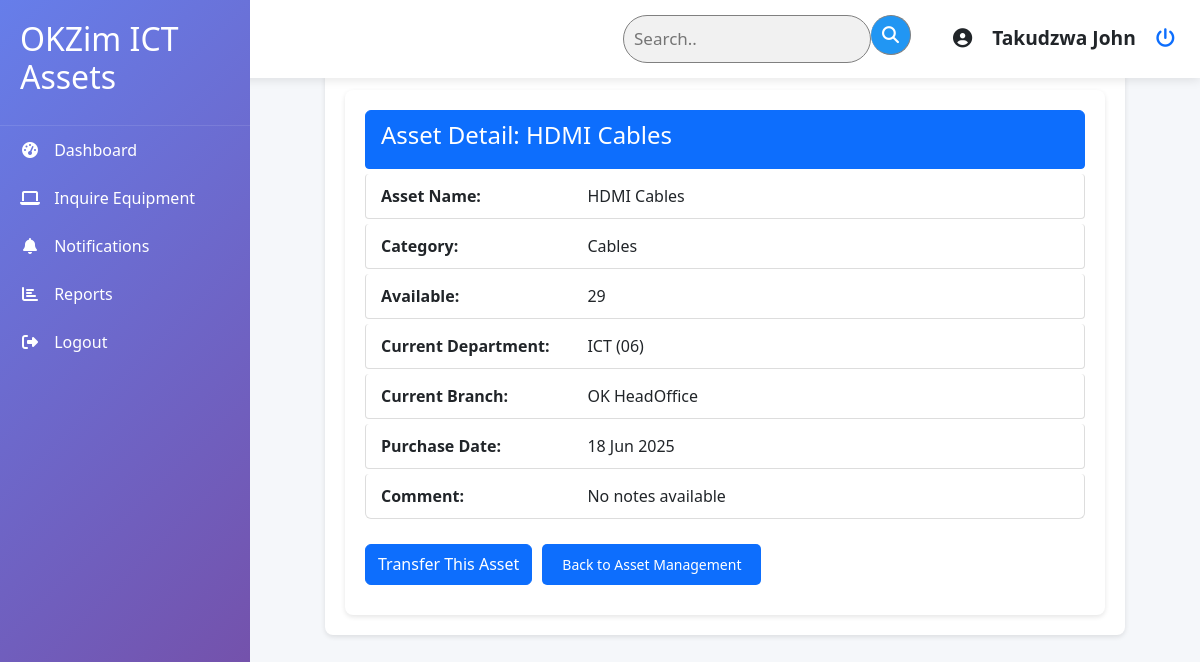
Before: /bulk_assets/1/ (signed in) with the older database file.
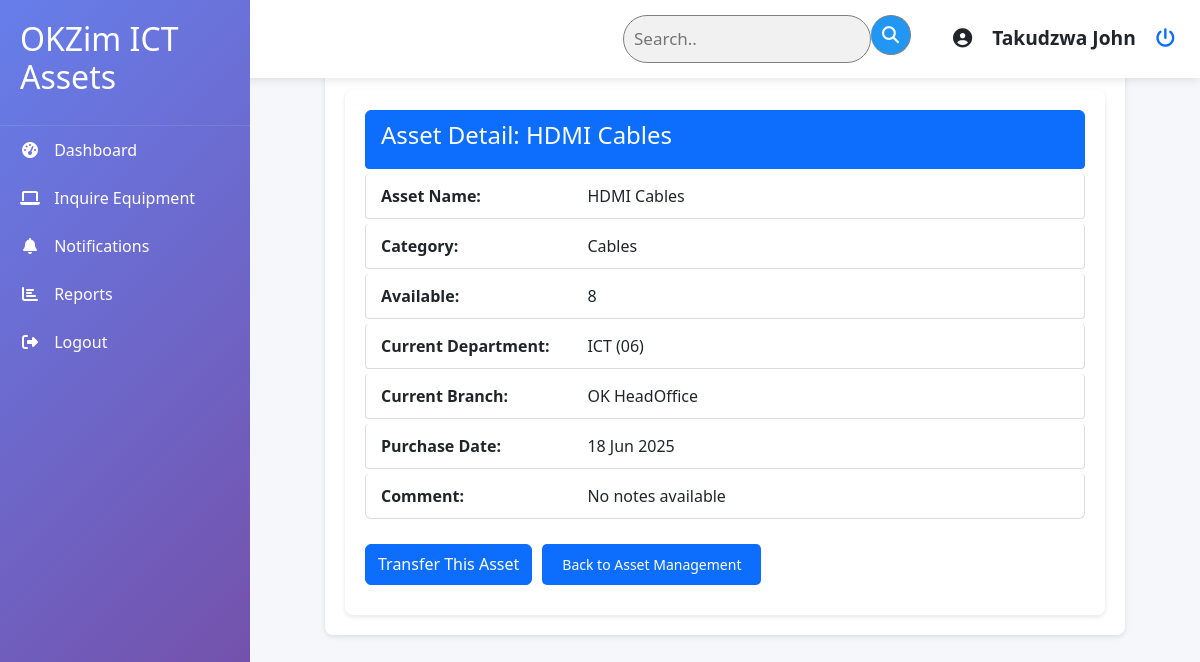
After: the same page with the newer database file.
### asset_management/models.py (models this page shows, shortened)
class BulkAsset(models.Model):
    TRANSFER_STATUS = [
        ("PROCESSING", "PROCESSING"),
        ("RECEIVED", "RECEIVED"),
    ]
    name = models.CharField(max_length=200)
    category = models.ForeignKey(AssetCategory, on_delete=models.PROTECT)
    available_quantity = models.PositiveIntegerField(default=0)
    in_use_quantity = models.PositiveIntegerField(default=0)
    depleted_quantity = models.PositiveIntegerField(default=0)
    purchase_date = models.DateField()
    vendor = models.ForeignKey(Vendor, on_delete=models.PROTECT)
    status = models.CharField(
        max_length=20,
        choices=[
            ("AVAILABLE", "Available"),
            ("IN USE", "In Use"),
            ("DEPLETED", "Depleted"),
        ],
        default="AVAILABLE",
    )
    assigned_department = models.ForeignKey(
        Department, on_delete=models.PROTECT, related_name="bulk_assets", null=True, blank=True
    )
    assigned_branch = models.ForeignKey(
        Branch, on_delete=models.PROTECT, related_name="bulk_assets", null=True, blank=True
    )
    transfer_status = models.CharField(choices=TRANSFER_STATUS, default="RECEIVED")

class AssetCategory(models.Model):
    name = models.CharField(max_length=100)
    def __str__(self):
        return self.name
    class Meta:
        verbose_name_plural = "Asset Categories"

class Department(models.Model):
    department_name = models.CharField(max_length=100, unique=True)
    department_code = models.CharField(max_length=10, blank=True, null=True)
    def __str__(self):
        if self.department_code:
            return f"{self.department_name} ({self.department_code})"
        else:
            return f"{self.department_name}"

class Branch(models.Model):
    branch_name = models.CharField(max_length=100, unique=True)
    branch_code = models.CharField(max_length=5, unique=True)
    def __str__(self):
        if self.branch_name=="OK HeadOffice":
            return f"{self.branch_name}"
        else:
            return f"BR{self.branch_code} - {self.branch_name}"
    class Meta:
        verbose_name_plural = "Branches"

### asset_management/views.py (the view)
# urls.py: path('bulk_assets/<int:pk>/', views.bulk_asset_detail, name='bulk_asset_detail'),
@login_required
def bulk_asset_detail(request, pk):
    bulk_asset = get_object_or_404(BulkAsset, pk=pk)
    if request.method == "POST":
        form = Modal_BulkTransferAssetForm(request.POST)
        if form.is_valid():
            quantity = form.cleaned_data['quantity']
            if quantity > bulk_asset.available_quantity:
                messages.error(
                    request,
                    f"Cannot transfer {quantity} assets. Only {bulk_asset.available_quantity} are available."
                )
                return redirect("bulk_asset_detail", pk=pk)
            bulk_asset.available_quantity -= quantity
            bulk_asset.in_use_quantity += quantity
            bulk_asset.save()
            form.save(bulk_asset=bulk_asset, user=request.user)
            messages.success(
                request, f"Bulk asset transfer of {quantity} assets submitted successfully."
            )
            return redirect("bulk_asset_detail", pk=pk)
    else:
        form = Modal_BulkTransferAssetForm()
    context = {
        "form": form,
        "bulk_asset": bulk_asset,
    }
    return render(request, "assets/bulk_asset_detail.html", context)

### asset_management/forms.py (shortened to what this page needs)
class Modal_BulkTransferAssetForm(forms.ModelForm):
    class Meta:
        model = BulkAssetTransfer
        fields = ['quantity', 'to_department', 'to_branch', 'reason']

### asset_management/templates/assets/bulk_asset_detail.html (shortened to what this page needs)
{% extends "base.html" %}
{% block content %}
<div class="asset-detail container">
    <div class="container">
        <ul class="list-group">
            <li class="list-group-item active" aria-current="true">
                <h2 class="low-hearder">Asset Detail: {{ bulk_asset.name }}</h2>
            </li>
            <li class="list-group-item">
                <strong>Asset Name: </strong>{{ bulk_asset.name }}
            </li>
            <li class="list-group-item">
                <strong>Category:</strong> {{ bulk_asset.category }}
            </li>
            <li class="list-group-item">
                <strong>Available:</strong> {{ bulk_asset.available_quantity }}
            </li>
            <li class="list-group-item">
                <strong>Current Department:</strong> {{ bulk_asset.assigned_department }}
            </li>
            <li class="list-group-item">
                <strong>Current Branch:</strong> {{ bulk_asset.assigned_branch }}
            </li>
            <li class="list-group-item">
                <strong>Purchase Date: </strong> {{ bulk_asset.purchase_date|date:"d M Y" }}
            </li>
            <li class=" list-group-item">
                <strong>Comment: </strong> {{ bulk_asset.notes|default:"No notes available" }}
            </li>
        </ul>
        <div class="custom-buttons-container">
            <button type="button" class="btn btn-primary w-auto" data-bs-toggle="modal" data-bs-target="#staticBackdrop"
                {% if bulk_asset.transfer_status == "PROCESSING" %} disabled {% endif %}>
                Transfer This Asset
            </button>
            <a href="{% url 'bulk_assets' %}" class="button-link">Back to Asset Management</a>
        </div>
    </div>
    {% endblock %}

Changed rows visible on the page:
changed BulkAsset "HDMI Cables": available_quantity "29" → "8"
